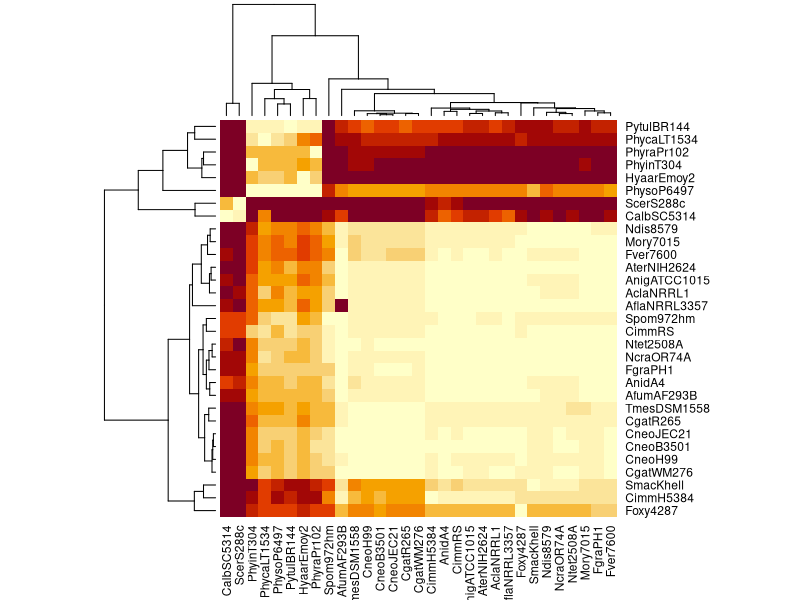

The R source for this figure:
inp<-read.table("jason.tsv",header=T,sep="\t",row.names=1)
inp <- 1 - inp;
dat<-as.matrix(inp)

rd<-dist(dat)
rc<-hclust(rd)
cd<-dist(t(dat))
cc<-hclust(cd)

pdf("heatmap_synteny.pdf")
heatmap(dat, Rowv=as.dendrogram(rc), Colv=as.dendrogram(cc),scale="none")
